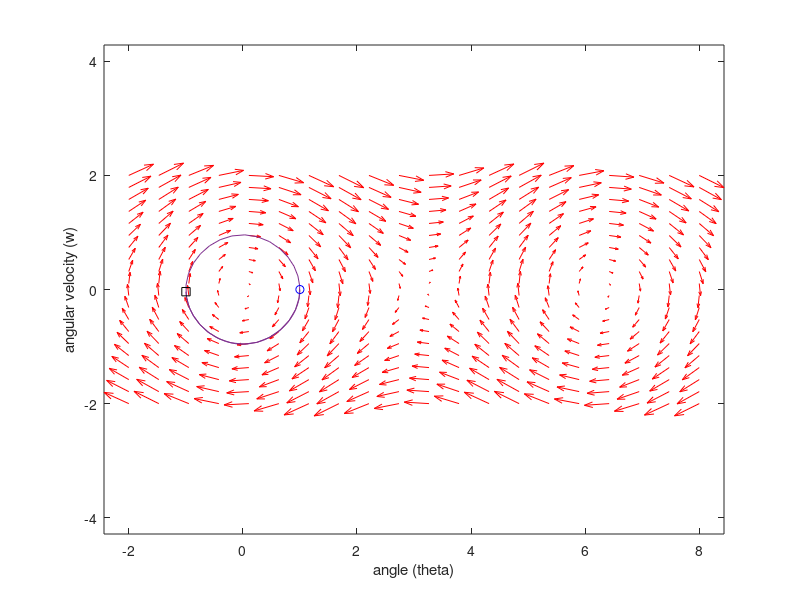

MATLAB code to generate this figure:
% reset environment
clear all; close all; clc

% pendulum equation
f = @(t,theta) [theta(2); -sin(theta(1))];

% plot frame
grid_x = linspace(-2,8,20);
grid_y = linspace(-2,2,20);
[x,y] = meshgrid(grid_x,grid_y);

% create the vector field
t=0; % graph field at t=0
u = zeros(size(x));
v = zeros(size(x));
for i = 1:numel(x)
    theta_prime = f(t,[x(i); y(i)]);
    u(i) = theta_prime(1);
    v(i) = theta_prime(2);
end

% display the vector field
quiver(x,y,u,v,'r'); figure(gcf)
xlabel('angle (theta)')
ylabel('angular velocity (w)')
axis tight equal;

% initial conditions
theta = 1;
w = 0;

% graph the solved equation
tspan = [0,10]
hold on
[ts,ys] = ode45(f,tspan,[theta;w]);
plot(ys(:,1),ys(:,2))
plot(ys(1,1),ys(1,2),'bo') % plot starting point as blue circle
plot(ys(end,1),ys(end,2),'ks') % plot ending point as black square
hold off

